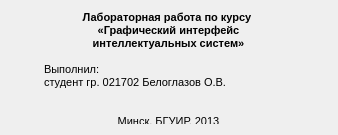
<?xml version="1.0" encoding="UTF-8"?>
<ui version="4.0">
 <class>AboutDialog</class>
 <widget class="QDialog" name="AboutDialog">
  <property name="geometry">
   <rect>
    <x>0</x>
    <y>0</y>
    <width>338</width>
    <height>135</height>
   </rect>
  </property>
  <property name="windowTitle">
   <string>О программе</string>
  </property>
  <layout class="QGridLayout" name="gridLayout">
   <item row="0" column="0">
    <widget class="QLabel" name="label">
     <property name="sizePolicy">
      <sizepolicy hsizetype="Maximum" vsizetype="Maximum">
       <horstretch>0</horstretch>
       <verstretch>0</verstretch>
      </sizepolicy>
     </property>
     <property name="text">
      <string>&lt;!DOCTYPE HTML PUBLIC &quot;-//W3C//DTD HTML 4.0//EN&quot; &quot;http://www.w3.org/TR/REC-html40/strict.dtd&quot;&gt;
&lt;html&gt;&lt;head&gt;&lt;meta name=&quot;qrichtext&quot; content=&quot;1&quot; /&gt;&lt;style type=&quot;text/css&quot;&gt;
p, li { white-space: pre-wrap; }
&lt;/style&gt;&lt;/head&gt;&lt;body style=&quot; font-family:'MS Shell Dlg 2'; font-size:8pt; font-weight:400; font-style:normal;&quot;&gt;
&lt;p align=&quot;center&quot; style=&quot; margin-top:0px; margin-bottom:0px; margin-left:0px; margin-right:0px; -qt-block-indent:0; text-indent:0px;&quot;&gt;&lt;span style=&quot; font-weight:600;&quot;&gt;Лабораторная работа по курсу &lt;/span&gt;&lt;/p&gt;
&lt;p align=&quot;center&quot; style=&quot; margin-top:0px; margin-bottom:0px; margin-left:0px; margin-right:0px; -qt-block-indent:0; text-indent:0px;&quot;&gt;&lt;span style=&quot; font-weight:600;&quot;&gt;«Графический интерфейс интеллектуальных систем»&lt;/span&gt;&lt;/p&gt;
&lt;p style=&quot;-qt-paragraph-type:empty; margin-top:0px; margin-bottom:0px; margin-left:0px; margin-right:0px; -qt-block-indent:0; text-indent:0px;&quot;&gt;&lt;br /&gt;&lt;/p&gt;
&lt;p style=&quot; margin-top:0px; margin-bottom:0px; margin-left:0px; margin-right:0px; -qt-block-indent:0; text-indent:0px;&quot;&gt;Выполнил:&lt;/p&gt;
&lt;p style=&quot; margin-top:0px; margin-bottom:0px; margin-left:0px; margin-right:0px; -qt-block-indent:0; text-indent:0px;&quot;&gt;студент гр. 021702 Белоглазов О.В.&lt;/p&gt;
&lt;p style=&quot;-qt-paragraph-type:empty; margin-top:0px; margin-bottom:0px; margin-left:0px; margin-right:0px; -qt-block-indent:0; text-indent:0px;&quot;&gt;&lt;br /&gt;&lt;/p&gt;
&lt;p style=&quot;-qt-paragraph-type:empty; margin-top:0px; margin-bottom:0px; margin-left:0px; margin-right:0px; -qt-block-indent:0; text-indent:0px;&quot;&gt;&lt;br /&gt;&lt;/p&gt;
&lt;p align=&quot;center&quot; style=&quot; margin-top:0px; margin-bottom:0px; margin-left:0px; margin-right:0px; -qt-block-indent:0; text-indent:0px;&quot;&gt;Минск, БГУИР, 2013&lt;/p&gt;&lt;/body&gt;&lt;/html&gt;</string>
     </property>
     <property name="textFormat">
      <enum>Qt::RichText</enum>
     </property>
     <property name="alignment">
      <set>Qt::AlignLeading|Qt::AlignLeft|Qt::AlignTop</set>
     </property>
     <property name="wordWrap">
      <bool>true</bool>
     </property>
    </widget>
   </item>
  </layout>
 </widget>
 <resources/>
 <connections/>
</ui>
